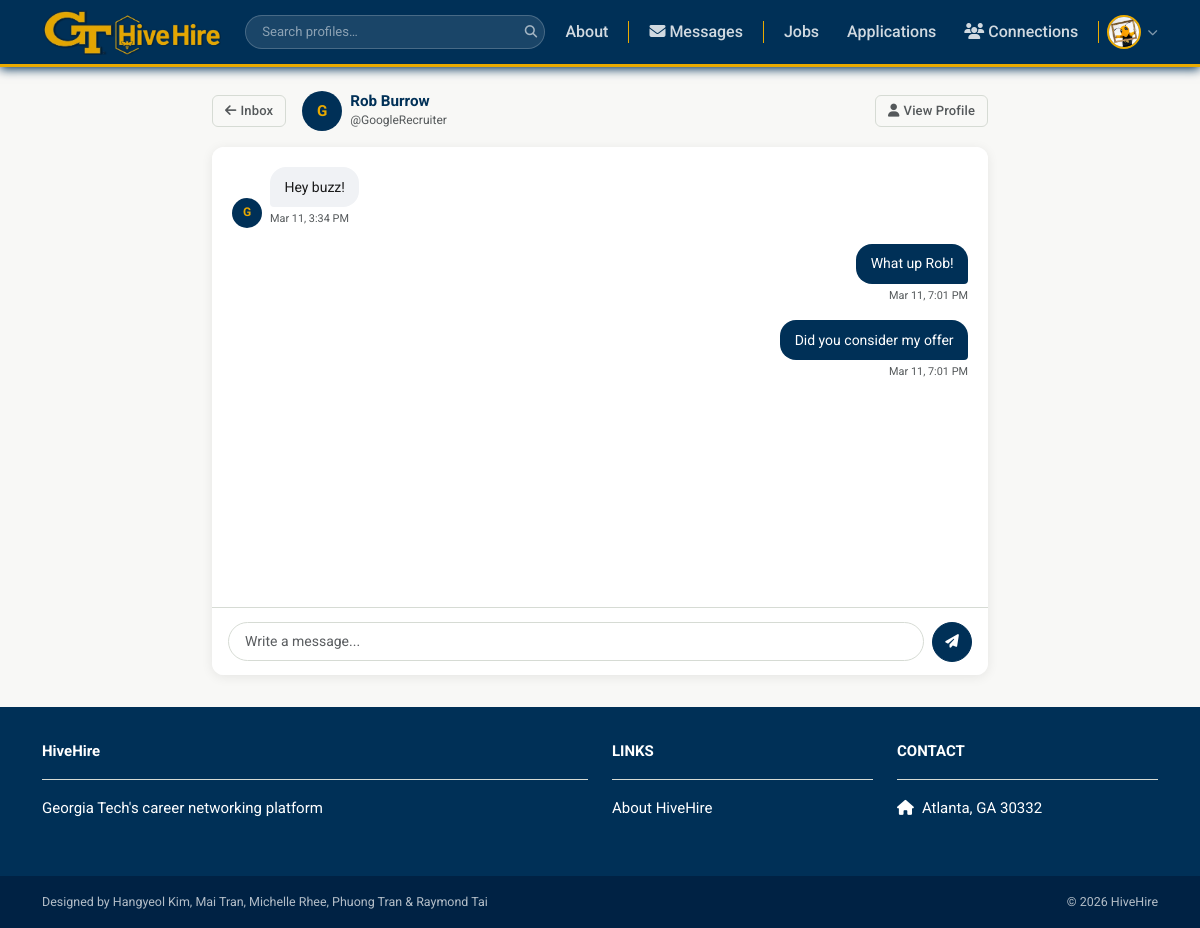
Page /messages/chat/2/ (signed in) on the committed database.
### accounts/models.py (models this page shows, shortened)
class User(AbstractUser):
    ROLE_CHOICES = (
        ('job_seeker', 'Job Seeker'),
        ('recruiter', 'Recruiter'),
        ('admin', 'Administrator'),
    )
    role = models.CharField(max_length=20, choices=ROLE_CHOICES, default='job_seeker')
    phone_number = models.CharField(max_length=15, blank=True, null=True)

class JobSeekerProfile(models.Model):
    user = models.OneToOneField(
        settings.AUTH_USER_MODEL,
        on_delete=models.CASCADE,
        related_name='profile'
    )
    headline = models.CharField(max_length=220)
    location = models.CharField(max_length=120, blank=True)
    about = models.TextField(blank=True)
    contact_email = models.EmailField(blank=True)
    contact_phone = models.CharField(max_length=25, blank=True)
    website = models.URLField(blank=True)
    profile_photo = models.ImageField(
        upload_to='profiles/avatars/',
        blank=True,
        null=True,
        validators=[validate_avatar]
    )
    banner_image = models.ImageField(
        upload_to='profiles/banners/',
        blank=True,
        null=True,
        validators=[validate_banner]
    )
    created_at = models.DateTimeField(auto_now_add=True)
    updated_at = models.DateTimeField(auto_now=True)
    hide_email = models.BooleanField(default=False)
    hide_phone = models.BooleanField(default=False)
    profile_visibility = models.CharField(
        max_length=20,
        choices=[
            ('public', 'Public - Anyone can view my profile'),
            ('private', 'Private - Only I can view my profile'),
        ],
        default='public'
    )
    hide_full_name = models.BooleanField(default=False)
    hide_profile_photo = models.BooleanField(default=False)
    recruiter_contact_permission = models.CharField(
        max_length=20,
        choices=[
            ('all', 'All Recruiters'),
            ('none', 'No Recruiters'),
        ],
        default='all'
    )
    message_filtering = models.CharField(
        max_length=20,
        choices=[
            ('anyone', 'Accept messages from anyone'),
            ('connections', 'Connections only'),
            ('none', 'No messages'),
        ],
        default='anyone'
    )
    preferred_commute_radius = models.IntegerField(
        default=25,
        choices=[
            (5, '5 miles'),
            (10, '10 miles'),
            (15, '15 miles'),
            (25, '25 miles'),
            (50, '50 miles'),
            (75, '75 miles'),
            (100, '100 miles'),
        ],
        help_text="Default distance filter for job searches"
    )

### messaging/models.py (models this page shows, shortened)
class Message(models.Model):
    conversation = models.ForeignKey(
        Conversation, on_delete=models.CASCADE, related_name="messages"
    )
    sender = models.ForeignKey(User, on_delete=models.CASCADE)
    content = models.TextField()
    created_at = models.DateTimeField(auto_now_add=True)

### messaging/views.py (the view, shortened to what this page needs)
# urls.py: path("chat/<int:convo_id>/", views.chat, name="chat"),
@login_required
def chat(request, convo_id):
    convo = get_object_or_404(Conversation, id=convo_id)
    if request.user != convo.recruiter and request.user != convo.candidate and not _is_admin(request.user):
        return HttpResponseForbidden("You do not have access to this conversation.")
    messages = convo.messages.select_related("sender").order_by("created_at")
    other = convo.candidate if request.user == convo.recruiter else convo.recruiter
    return render(request, "messaging/chat.html", {
        "conversation": convo,
        "messages": messages,
        "other_user": other,
    })

### messaging/templates/messaging/chat.html (shortened to what this page needs)
{% extends "base.html" %}
{% block content %}
<div style="background:var(--off-white); min-height:80vh;" class="py-4">
<div class="container" style="max-width:800px;">
  <div class="d-flex align-items-center gap-3 mb-3">
    <a href="{% url 'messaging:inbox' %}" class="btn btn-outline-secondary btn-sm">
      <i class="fas fa-arrow-left me-1"></i>Inbox
    </a>
    <div class="d-flex align-items-center gap-2">
      <div style="width:40px;height:40px;border-radius:50%;background:var(--navy);color:var(--gold);font-weight:700;font-size:0.95rem;display:flex;align-items:center;justify-content:center;">
        {{ other_user.username|first|upper }}
      </div>
      <div>
        <div style="font-weight:700;color:var(--navy);font-size:0.95rem;line-height:1.2;">
          {{ other_user.get_full_name|default:other_user.username }}
        </div>
        <div style="font-size:0.75rem;color:var(--gray-text);">@{{ other_user.username }}</div>
      </div>
    </div>
    <a href="{% url 'accounts.profile_user' other_user.username %}" class="btn btn-outline-secondary btn-sm ms-auto">
      <i class="fas fa-user me-1"></i>View Profile
    </a>
  </div>
  <div class="card" style="border:none;border-radius:12px;box-shadow:0 2px 12px rgba(0,0,0,0.08);overflow:hidden;">
    <div id="chat-body" style="height:460px;overflow-y:auto;padding:1.25rem;background:#fff;">
      {% if messages %}
        {% for m in messages %}
        <div class="d-flex mb-3 {% if m.sender == request.user %}justify-content-end{% else %}justify-content-start{% endif %}">
          {% if m.sender != request.user %}
          <div style="width:30px;height:30px;border-radius:50%;background:var(--navy);color:var(--gold);font-size:0.75rem;font-weight:700;display:flex;align-items:center;justify-content:center;flex-shrink:0;margin-right:0.5rem;align-self:flex-end;">
            {{ m.sender.username|first|upper }}
          </div>
          {% endif %}
          <div style="max-width:68%;">
            <div class="chat-bubble {% if m.sender == request.user %}bubble-me{% else %}bubble-them{% endif %}">
              {{ m.content }}
            </div>
            <div class="msg-time {% if m.sender == request.user %}msg-time--right{% endif %}">
              {{ m.created_at|date:"M d, g:i A" }}
            </div>
          </div>
        </div>
        {% endfor %}
      {% else %}
        <div class="text-center py-5 text-muted" style="font-size:0.875rem;">
          <i class="fas fa-comment-dots fa-2x mb-2 d-block" style="color:var(--gray-mid);"></i>
          No messages yet — say hello!
        </div>
      {% endif %}
    </div>
    <div style="border-top:1px solid var(--gray-mid);padding:0.85rem 1rem;background:#fff;">
      <form method="POST" class="d-flex gap-2 align-items-center">
        <input class="form-control" type="text" name="message"
               placeholder="Write a message..." required autocomplete="off"
               style="border-radius:20px;border:1.5px solid var(--gray-mid);padding:0.5rem 1rem;font-size:0.875rem;">
        <button class="btn btn-primary" type="submit"
                style="border-radius:50%;width:40px;height:40px;padding:0;display:flex;align-items:center;justify-content:center;flex-shrink:0;">
          <i class="fas fa-paper-plane" style="font-size:0.85rem;"></i>
        </button>
      </form>
    </div>
  </div>
</div>
</div>
{% endblock %}

### joblink/templates/base.html (shortened to what this page needs)
<!DOCTYPE html>
<html lang="en">
  {% load static %}
  <head>
    <link href=
      "https://cdn.jsdelivr.net/npm/bootstrap@5.3.3/dist/css/bootstrap.min.css" rel="stylesheet">
    <link rel=
      "stylesheet" href="https://cdnjs.cloudflare.com/ajax/libs/font-awesome/6.1.1/css/all.min.css">
    <link rel="stylesheet" type="text/css" href="{% static 'css/style.css' %}">
  </head>
  <body>
    <nav class="hh-nav navbar navbar-expand-lg">
      <div class="container">
        <a class="hh-brand navbar-brand me-3" href="{% url 'home.index' %}">
          <img src="{% static 'img/logoGTHiveHire.png' %}" alt="HiveHire" />
        </a>
        <div class="collapse navbar-collapse" id="hhNav">
          {% if user.is_authenticated and user.role == 'job_seeker' %}
            <form method="get" action="{% url 'accounts.search' %}" class="hh-search mx-auto my-2 my-lg-0">
              <input type="search" name="q" placeholder="Search profiles…" value="{{ request.GET.q }}">
              <button type="submit"><i class="fas fa-search"></i></button>
            </form>
          {% else %}
            <div class="flex-grow-1"></div>
          {% endif %}
          <div class="navbar-nav align-items-lg-center gap-1">
            <a class="nav-link fs-6" href="{% url 'home.about' %}">About</a>
            {% if user.is_authenticated %}
              {% if user.role == 'job_seeker' %}
                <a class="nav-link fs-6" href="{% url 'messaging:inbox' %}">
                  <i class="fas fa-envelope me-1"></i>Messages
                </a>
                <a class="nav-link fs-6" href="{% url 'jobs:job_list' %}">Jobs</a>
                <a class="nav-link fs-6" href="{% url 'jobs:my_applications' %}">Applications</a>
                <a class="nav-link fs-6" href="{% url 'accounts.connections' %}">
                  <i class="fas fa-users me-1"></i>Connections
                </a>
                <div class="nav-item dropdown">
                  <button class="hh-avatar-btn dropdown-toggle" id="profileDrop"
                    data-bs-toggle="dropdown" aria-expanded="false">
                    {% if user.profile and user.profile.profile_photo %}
                      <img class="hh-avatar" src="{{ user.profile.profile_photo.url }}" alt="avatar">
                    {% else %}
                      <div class="hh-avatar">{{ user.username|first|upper }}</div>
                    {% endif %}
                    <i class="fas fa-chevron-down"></i>
                  </button>
                </div>
              {% endif %}
            {% else %}
              <a class="nav-link fs-6" href="{% url 'accounts.login' %}">Login</a>
              <div class="nav-sep d-none d-lg-block" style="background-color: #EAAA00;"></div>
              <a class="nav-link nav-pill-gold ms-1" href="{% url 'accounts.signup' %}">Sign Up</a>
            {% endif %}
          </div>
        </div>
      </div>
    </nav>
    <div class="main-content">
      {% block content %}
      {% endblock content %}
    </div>
    <section class="p-3 d-none d-md-block" style="background:#003057;">
      <div class="container">
        <div class="row mt-3 text-white">
          <div class="col-md-6 col-lg-6 mx-auto mb-4">
            <b>HiveHire</b>
            <hr>
            <p>Georgia Tech's career networking platform</p>
          </div>
          <div class="col-md-3 col-lg-3 mx-auto mb-4">
            <b>LINKS</b>
            <hr>
            <p><a class="nav-link" href="{% url 'home.about' %}">About HiveHire</a></p>
          </div>
          <div class="col-md-3 col-lg-3 mx-auto mb-4">
            <b>CONTACT</b>
            <hr>
            <p><i class="fas fa-home me-2"></i>Atlanta, GA 30332</p>
          </div>
        </div>
      </div>
    </section>
    <section class="p-3" style="background:#002244;">
      <div class="container d-flex justify-content-between">
        <div class="text-white" style="font-size:0.78rem; opacity:0.7;">
          Designed by Hangyeol Kim, Mai Tran, Michelle Rhee, Phuong Tran &amp; Raymond Tai
        </div>
        <div class="text-white" style="font-size:0.78rem; opacity:0.7;">&copy; 2026 HiveHire</div>
      </div>
    </section>
  </body>
</html>

### joblink/static/css/style.css (style rules this page uses)
:root { --navy: #003057; --navy-hover: #002244; --gold: #EAAA00; --gold-medium: #B3A369; --gold-dark: #857437; --white: #FFFFFF; --off-white: #F8F8F6; --gray-light: #F0F2F5; --gray-mid: #D6DBD4; --gray-text: #54585A; --danger: #C0392B; --success: #2E7D32; --radius-sm: 6px; --radius-md: 10px; --radius-lg: 16px; --shadow-sm: 0 1px 4px rgba(0,0,0,0.08); --shadow-md: 0 4px 12px rgba(0,0,0,0.10); --transition: 0.18s ease; }
*, *::before, *::after { box-sizing: border-box; }
html { scroll-behavior: smooth; }
body { font-family: 'Roboto', sans-serif; font-size: 0.9375rem; background-color: var(--off-white); color: #1a1a1a; line-height: 1.6; min-height: 100vh; display: flex; flex-direction: column; }
.main-content { flex: 1; }
a { color: var(--navy); transition: color var(--transition); }
hr { border-color: var(--gray-mid); opacity: 1; }
.navbar { border-bottom: 2px solid var(--gold); box-shadow: 0 2px 8px rgba(0,0,0,0.18); }
.navbar-brand img { height: 38px; }
.btn { font-family: 'Robotos', sans-serif; font-weight: 500; font-size: 0.875rem; border-radius: var(--radius-sm); transition: all var(--transition); letter-spacing: 0.01em; }
.btn-primary { background-color: var(--navy); border-color: var(--navy); color: var(--white) !important; }
.btn-outline-secondary { border-color: var(--gray-mid); color: var(--gray-text); }
.btn-sm { padding: 0.3rem 0.75rem; font-size: 0.8125rem; }
.form-control, .form-select { font-family: 'Roboto', sans-serif; font-size: 0.875rem; border: 1.5px solid var(--gray-mid); border-radius: var(--radius-sm); background-color: var(--white); color: #1a1a1a; transition: border-color var(--transition), box-shadow var(--transition); padding: 0.45rem 0.75rem; }
.card { border: none; border-radius: var(--radius-md); box-shadow: var(--shadow-sm); background-color: var(--white); transition: box-shadow var(--transition), transform var(--transition); }
.msg-time { font-size: 0.68rem; color: var(--gray-text); margin-top: 3px; }
.msg-time--right { text-align: right; }

### joblink/templates/base.html (style rules this page uses)
* { font-family: 'Roboto', sans-serif; }
button, input, select, textarea, .btn, .form-control, .form-select, .dropdown-item { font-family: 'Roboto', sans-serif !important; }
.hh-nav { background: #003057; padding: 0; min-height: 64px; border-bottom: 3px solid #EAAA00; position: sticky; top: 0; z-index: 1030; box-shadow: 0 2px 10px #003057; }
.hh-nav .container { height: 64px; display: flex; align-items: center; }
.hh-brand img { height: 46px; transition: opacity 0.15s; }
.hh-nav .navbar-nav .nav-link { color: rgba(255,255,255,0.82) !important; font-size: 0.84rem; font-weight: 500; padding: 0.35rem 0.75rem !important; border-radius: 6px; transition: background 0.15s, color 0.15s; white-space: nowrap; }
.hh-search { position: relative; }
.hh-search input { background: rgba(255,255,255,0.1); border: 1.5px solid rgba(255,255,255,0.2); color: #fff; border-radius: 20px; padding: 0.35rem 2.4rem 0.35rem 1rem; font-size: 0.82rem; width: 300px; transition: border-color 0.15s, background 0.15s, width 0.25s; }
.hh-search input::placeholder { color: rgba(255,255,255,0.5); }
.hh-search button { position: absolute; right: 8px; top: 50%; transform: translateY(-50%); background: none; border: none; color: rgba(255,255,255,0.6); font-size: 0.78rem; padding: 0; cursor: pointer; transition: color 0.15s; }
.hh-avatar-btn { background: none; border: none; padding: 0; cursor: pointer; display: flex; align-items: center; gap: 0.4rem; }
.hh-avatar { width: 34px; height: 34px; border-radius: 50%; border: 2px solid #EAAA00; object-fit: cover; display: flex; align-items: center; justify-content: center; font-weight: 700; font-size: 0.85rem; background: rgba(179,163,105,0.3); color: #EAAA00; flex-shrink: 0; }
.hh-avatar-btn .fa-chevron-down { font-size: 0.65rem; color: rgba(255,255,255,0.5); transition: transform 0.2s; }
.hh-avatar-btn.dropdown-toggle::after { display: none; }

### messaging/templates/messaging/chat.html (style rules this page uses)
.chat-bubble { padding:0.6rem 0.9rem; border-radius:16px; font-size:0.875rem; line-height:1.5; word-break:break-word; }
.bubble-me { background:var(--navy); color:#fff; border-bottom-right-radius:4px; }
.bubble-them { background:var(--gray-light); color:#1a1a1a; border-bottom-left-radius:4px; }

### rows in the picture
User: profile.profile_photo (picture)
User: username|first "G", get_full_name "Rob Burrow", username "GoogleRecruiter"
Message: sender.username|first "G", content "Hey buzz!", created_at "Mar 11, 3:34 PM"
Message: content "What up Rob!", created_at "Mar 11, 7:01 PM"
Message: content "Did you consider my offer", created_at "Mar 11, 7:01 PM"
